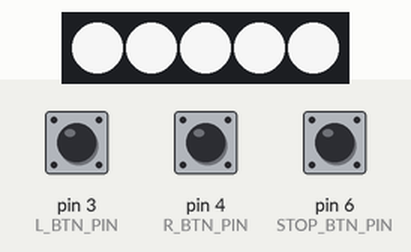
This sketch was run on a simulated Arduino Uno, built with avr-gcc and run on an emulated ATmega328P. On the bench: 5 RGB LEDs in strip order, left to right. Inputs (shaded band) come from the test bench; at power-on: pin 6 (STOP_BTN_PIN) HIGH, pin 3 (L_BTN_PIN) HIGH, pin 4 (R_BTN_PIN) HIGH. Dim RGB values are drawn brighter than linear.

Above: at 1.29 s.
1.3 s: pin 6 (STOP_BTN_PIN) pulled LOW for 0.15 s
At 1.42 s:
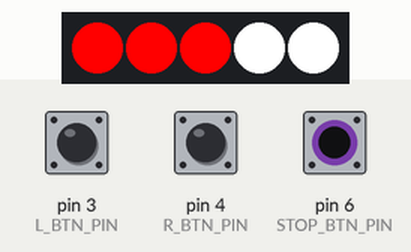
3.4 s: pin 3 (L_BTN_PIN) pulled LOW for 3.2 s
At 5.44 s:
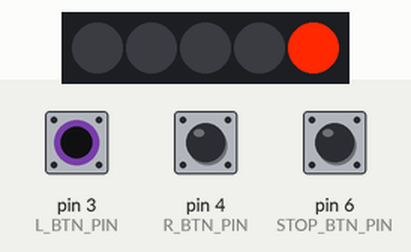
8.1 s: pin 4 (R_BTN_PIN) pulled LOW for 1 s
At 8.73 s:
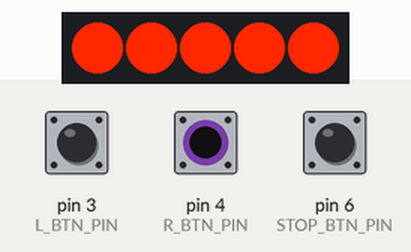
10.6 s: pin 6 (STOP_BTN_PIN) pulled LOW for 1 s
At 12.01 s:
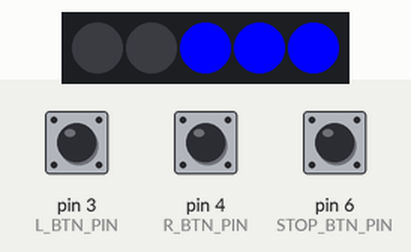
14.6 s: pin 3 (L_BTN_PIN) pulled LOW for 1 s
At 16.13 s:
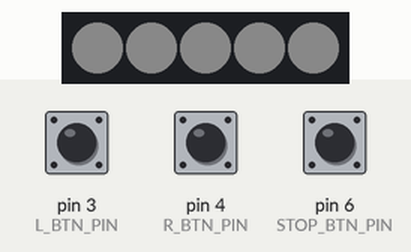
17.1 s: pin 4 (R_BTN_PIN) pulled LOW for 3.2 s
At 17.36 s:
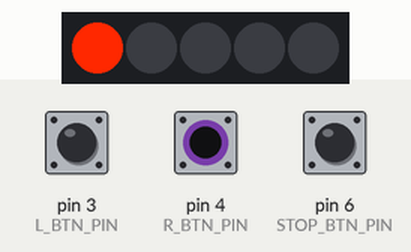
Timing chart, 0 to 22.8 s (numbered marks = the images above; inputs shaded):
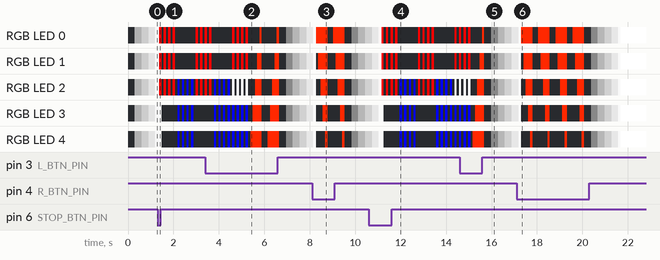

The sketch:

back_light.ino
```cpp
// ================ SETTINGS ================

// ------ Strip ------
#define LED_PIN 2   //Connecting the LED Strip Signal
#define NUM_LEDS 5  //Number of LEDs
#define STYLE 2     //Turn signal style. 1 - On half of the tape, 2 - on the entire surface
#define TYPE 1     // Lantern type. 1 - front, 2 - rear


// ------ Buttons -------
#define L_BTN_PIN 3      //Signal (button) left turn signal
#define R_BTN_PIN 4      //Signal (button) turn signal right
#define STOP_BTN_PIN 6   //Stop signal (button)

// ------ Speed/Display duration ------
int BlinkerSpeed = 100;      //Turn signal speed indicator.
int BlinkerOffDelay = 250;  //Turn signal off time.
int StartupSpeed = 5;       //Normal mode off time

// ================ FOR DEVELOPERS ================

#include "Arduino.h"
#include <FastLED.h>

#define BlinkerLEDs NUM_LEDS / 2

bool is_on = true;

CRGB leds[NUM_LEDS];  // Creating an array of LEDs

void setup() {
  // Button initialization
  pinMode(L_BTN_PIN, INPUT_PULLUP);
  pinMode(R_BTN_PIN, INPUT_PULLUP);
  pinMode(STOP_BTN_PIN, INPUT_PULLUP);

  // Strip initialization
  FastLED.addLeds<WS2812B, LED_PIN, GRB>(leds, NUM_LEDS);  //
}

void loop() {

  // Handling events for the left turn signal
  if (!digitalRead(L_BTN_PIN) == 1 && digitalRead(R_BTN_PIN) == 1) {
    Dim();          // Turning off the LEDs
    LeftBlinker();  // Turn on the left turn signal
    Dim();          // Turning off the LEDs
    delay(BlinkerOffDelay);

    is_on = true;
  }
  // Handling events for the right turn signal
  if (!digitalRead(R_BTN_PIN) == 1 && digitalRead(L_BTN_PIN) == 1) {
    Dim();           // Turning off the LEDs
    RightBlinker();  // Turn on the right turn signal
    Dim();           // Turning off the LEDs
    delay(BlinkerOffDelay);

    is_on = true;
  }
  //  Event handling for alarms
  if (!digitalRead(R_BTN_PIN) == 1 && !digitalRead(L_BTN_PIN) == 1) {
    Dim();           // Turning off the LEDs
    AlarmBlinker();  // Turn on the emergency flasher (blinking both turn signals)
    Dim();           // Turning off the LEDs
    delay(BlinkerOffDelay);

    is_on = true;
  }
  // Event handling for a stoplight
  if (!digitalRead(STOP_BTN_PIN) == 1) {
    switch (TYPE) {
    case 1:
        Police(); // This line can be commented out, it's for fun)
      break;

    case 2:
      Dim();  // Turning off the LEDs
      Stop();
      break;
  }
    is_on = true;
  }

  if (is_on == true && digitalRead(STOP_BTN_PIN) == 1 && digitalRead(R_BTN_PIN) == 1 && digitalRead(L_BTN_PIN) == 1) {
    is_on = false;

    switch (TYPE) {
    case 1:
        White_ON();
      break;

    case 2:
        RED_ON();
      break;
  }
  }

}
```

effects.ino
```cpp
// effects

void Dim() {  //  LED off function
  for (int i = 0; i < NUM_LEDS; i++) {
    leds[i] = CRGB(0, 0, 0);
  }
  FastLED.show();
}

void LeftBlinker() {
  switch (STYLE) {
    case 1:
      for (int i = (BlinkerLEDs - 1); i >= 0; i--) {
        leds[i] = CRGB(255, 40, 0);
        FastLED.show();
        delay(BlinkerSpeed);
      }
      break;

    case 2:
      for (int i = (NUM_LEDS - 1); i >= 0; i--) {
        leds[i] = CRGB(255, 40, 0);
        FastLED.show();
        delay(BlinkerSpeed);
      }
      break;
  }
}

void RightBlinker() {
  switch (STYLE) {
    case 1:
      for (int i = (NUM_LEDS - BlinkerLEDs); i < NUM_LEDS; i++) {
        leds[i] = CRGB(255, 40, 0);
        FastLED.show();
        delay(BlinkerSpeed);
      }
      break;

    case 2:
      for (int i = 0; i < NUM_LEDS; i++) {

        leds[i] = CRGB(255, 40, 0);
        FastLED.show();
        delay(BlinkerSpeed);
      }
      break;
  }
}

void White_ON() {
  for (int j = 0; j <= 255; j++) {
    for (int i = 0; i < NUM_LEDS; i++) {
      leds[i] = CRGB(j, j, j);
    }
    FastLED.show();
    delay(StartupSpeed);
  }
}

void RED_ON() {
  for (int j = 0; j <= 25; j++) {
    for (int i = 0; i < NUM_LEDS; i++) {
      leds[i] = CRGB(j, 0, 0);
    }
    FastLED.show();
    delay(StartupSpeed);
  }
}

void Police() {
  for (int k = 0; k < 2; k++) {
    for (int j = 0; j < 4; j++) {
      for (int i = 0; i < BlinkerLEDs + 1; i++) {
        leds[i] = CRGB(255, 0, 0);
      }
      FastLED.show();
      delay(100);
      Dim();
      delay(100);
    }
    for (int j = 0; j < 4; j++) {
      for (int i = BlinkerLEDs; i < NUM_LEDS; i++) {
        leds[i] = CRGB(0, 0, 255);
      }
      FastLED.show();
      delay(100);
      Dim();
      delay(100);
    }
  }
  for (int j = 0; j < 4; j++) {
    for (int i = 0; i < BlinkerLEDs; i++) {
      leds[i] = CRGB(255, 0, 0);
    }
    for (int i = BlinkerLEDs + 1; i < NUM_LEDS; i++) {
      leds[i] = CRGB(0, 0, 255);
    }
    leds[BlinkerLEDs] = CRGB(255, 255, 255);
    FastLED.show();
    delay(100);
    Dim();
    delay(100);
  }
}

void Stop() {
  for (int i = 0; i < NUM_LEDS; i++) {
    leds[i] = CRGB(60, 0, 0);
  }
  FastLED.show();
  for (int i = (NUM_LEDS - 1); i >= 0; i--) {
    leds[i] = CRGB(255, 0, 0);
    leds[NUM_LEDS - 1 - i] = CRGB(255, 0, 0);
    FastLED.show();
    delay(BlinkerSpeed / 4);
  }
}

void AlarmBlinker() {
  for (int i = (NUM_LEDS - 1); i >= 0; i--) {
    leds[i] = CRGB(255, 40, 0);
    leds[NUM_LEDS - 1 - i] = CRGB(255, 40, 0);
    FastLED.show();
    delay(BlinkerSpeed);
  }
}
```

Measured:
- after the input at 1.3 s, the LEDs: change after 0.08 s (image 1)
- after the input at 8.1 s, the LEDs: first differ from a run without the input after 0.18 s (image 3 shows a later state)
- after the input at 10.6 s, the LEDs: first differ from a run without the input after 0.56 s (image 4 shows a later state)
- after the input at 14.6 s, the LEDs: first differ from a run without the input after 0.58 s (image 5 shows a later state)
- after the input at 17.1 s, the LEDs: first differ from a run without the input after 0.21 s (image 6)
